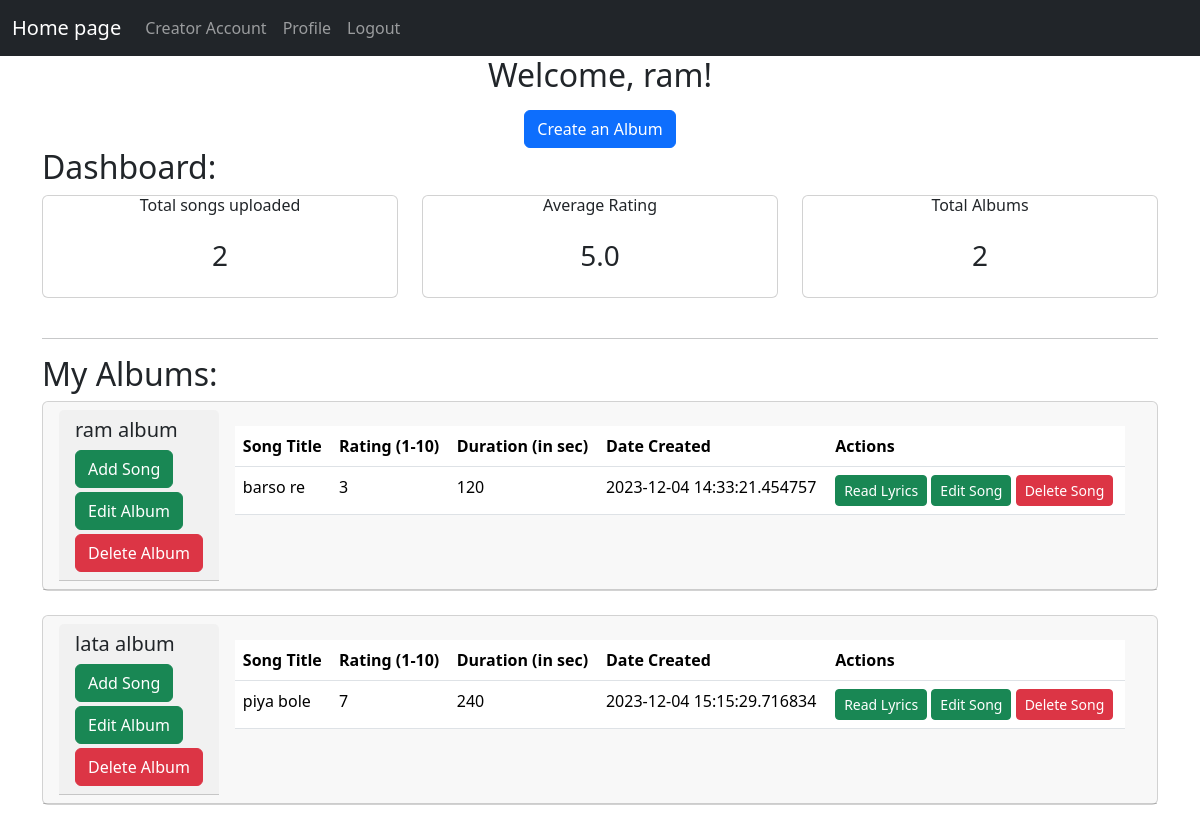
Page /creator_dashboard (signed in) on the committed database.
### models.py (models this page shows)
class User(db.Model):
    id = db.Column(db.Integer, primary_key = True)
    username = db.Column(db.String(50), unique=True, nullable=False)
    password = db.Column(db.String(50), nullable=False)
    name = db.Column(db.String(50), nullable=False)
    is_creator = db.Column(db.Boolean,nullable=False, default=False)
    is_admin = db.Column(db.Boolean, nullable=False, default=False)
    is_blacklisted = db.Column(db.Boolean,nullable=False, default=False)
    albums = db.relationship('Album', backref='creator', lazy=True)
    playlists = db.relationship('Playlist', backref='playlist_creator', lazy=True)

class Album(db.Model):
    id = db.Column(db.Integer, primary_key=True)
    name = db.Column(db.String(100), nullable=False)
    genre = db.Column(db.String(50))
    artist = db.Column(db.String(100))
    user_id = db.Column(db.Integer, db.ForeignKey('user.id'), nullable=False)
    songs = db.relationship('Song', backref='album', lazy=True)

class Song(db.Model):
    id = db.Column(db.Integer, primary_key=True)
    title = db.Column(db.String(100), nullable=False)
    lyrics = db.Column(db.Text)
    duration = db.Column(db.Integer)
    date_created = db.Column(db.DateTime, nullable=False)
    rating = db.Column(db.Integer)
    album_id = db.Column(db.Integer, db.ForeignKey('album.id'), nullable=False)

### routes.py (the view)
@app.route('/creator_dashboard')
def creator_dashboard():
    if 'user_id' not in session:
        flash('Please Login first')
        return redirect(url_for('user_login'))
    user=User.query.get(session['user_id'])
    if len(user.albums)>0 :
        total_songs = sum(len(album.songs) for album in user.albums)
        if total_songs>0:
            total_rating=0
            for album in user.albums:
                for song in album.songs:
                    total_rating+= song.rating
            avg_rating= total_rating/total_songs
            total_albums = len(user.albums)
            return render_template('creator_dashboard.html', user=user, total_songs=total_songs, avg_rating=avg_rating, total_albums=total_albums)
    return render_template('creator_dashboard.html', user=user)

### templates/creator_dashboard.html (shortened to what this page needs)
{% extends 'layout.html' %}
{% block body %}
    <h2 class="text-center mb-3">Welcome, {{ user.name }}!</h2>
    {% if user.is_creator %}
    <div class="text-center">
        <a href="{{ url_for('add_album') }}" class="btn btn-primary">Create an Album</a>
    </div>
        {% if user.albums|length == 0 %}
        <h2>You haven't created any albums yet.</h2>
        {% else %}
        <h2>Dashboard:</h2>
        <div class="row">
            <div class="col-md-4">
                <div class="card text-center">
                    <h6 class="card-title">Total songs uploaded</h6>
                    <h3 class="card-body"> {{ total_songs }}</h3>
                </div>
            </div>
            <div class="col-md-4">
                <div class="card text-center">
                    <h6 class="card-title ">Average Rating</h6>
                    <h3 class="card-body"> {{ avg_rating }}</h3>
                </div>
            </div>
            <div class="col-md-4">
                <div class="card text-center">
                    <h6 class="card-title">Total Albums</h6>
                    <h3 class="card-body"> {{ total_albums }}</h3>
                </div>
            </div>
        </div>
        <br><hr>
            <h2>My Albums:</h2>
            {% for album in user.albums %}
                <div class="card">
                    <div class="card-header d-flex justify-content-between">
                        <div class="card-header">
                            <h5 class="card-title">{{ album.name }}</h5>
                            <div >
                                <a href="{{ url_for('add_song', album_id=album.id) }}" class="btn btn-success mb-1">Add Song</a><br>
                                <a href="{{ url_for('edit_album', album_id=album.id) }}" class="btn btn-success mb-1">Edit Album</a><br>
                                <a href="{{ url_for('delete_album', album_id=album.id) }}" class="btn btn-danger">Delete Album</a>
                            </div>
                    </div>
                        <div class="card-body">
                            <table class="table">
                                <thead>
                                    <tr>
                                        <th>Song Title</th>
                                        <th>Rating (1-10)</th>
                                        <th>Duration (in sec)</th>
                                        <th>Date Created</th>
                                        <th>Actions</th>
                                    </tr>
                                </thead>
                                <tbody>
                                    {% for song in album.songs %}
                                        <tr>
                                            <td>{{ song.title }}</td>
                                            <td>{{ song.rating }}</td>
                                            <td>{{ song.duration }}</td>
                                            <td>{{ song.date_created }}</td>
                                            <td>
                                                <a href="{{ url_for('read_lyrics', song_id=song.id) }}" class="btn btn-sm btn-success">Read Lyrics</a>
                                                <a href="{{ url_for('edit_song', song_id=song.id) }}" class="btn btn-sm btn-success">Edit Song</a>
                                                <a href="{{ url_for('delete_song', song_id=song.id) }}" class="btn btn-sm btn-danger">Delete Song</a>
                                            </td>
                                        </tr>
                                    {% endfor %}
                                </tbody>
                            </table>
                        </div>
                    </div>
                </div>
            <br>
            {% endfor %}
        {% endif %}
    {% endif %}
{% endblock body %}

### rows in the picture
User: name "ram"
Album: name "ram album"
Song: title "barso re", rating "3", duration "120", date_created "2023-12-04 14:33:21.454757"
Album: name "lata album"
Song: title "piya bole", rating "7", duration "240", date_created "2023-12-04 15:15:29.716834"

### other values in the picture
{{ total_songs }} "2"
{{ avg_rating }} "5.0"
{{ total_albums }} "2"
